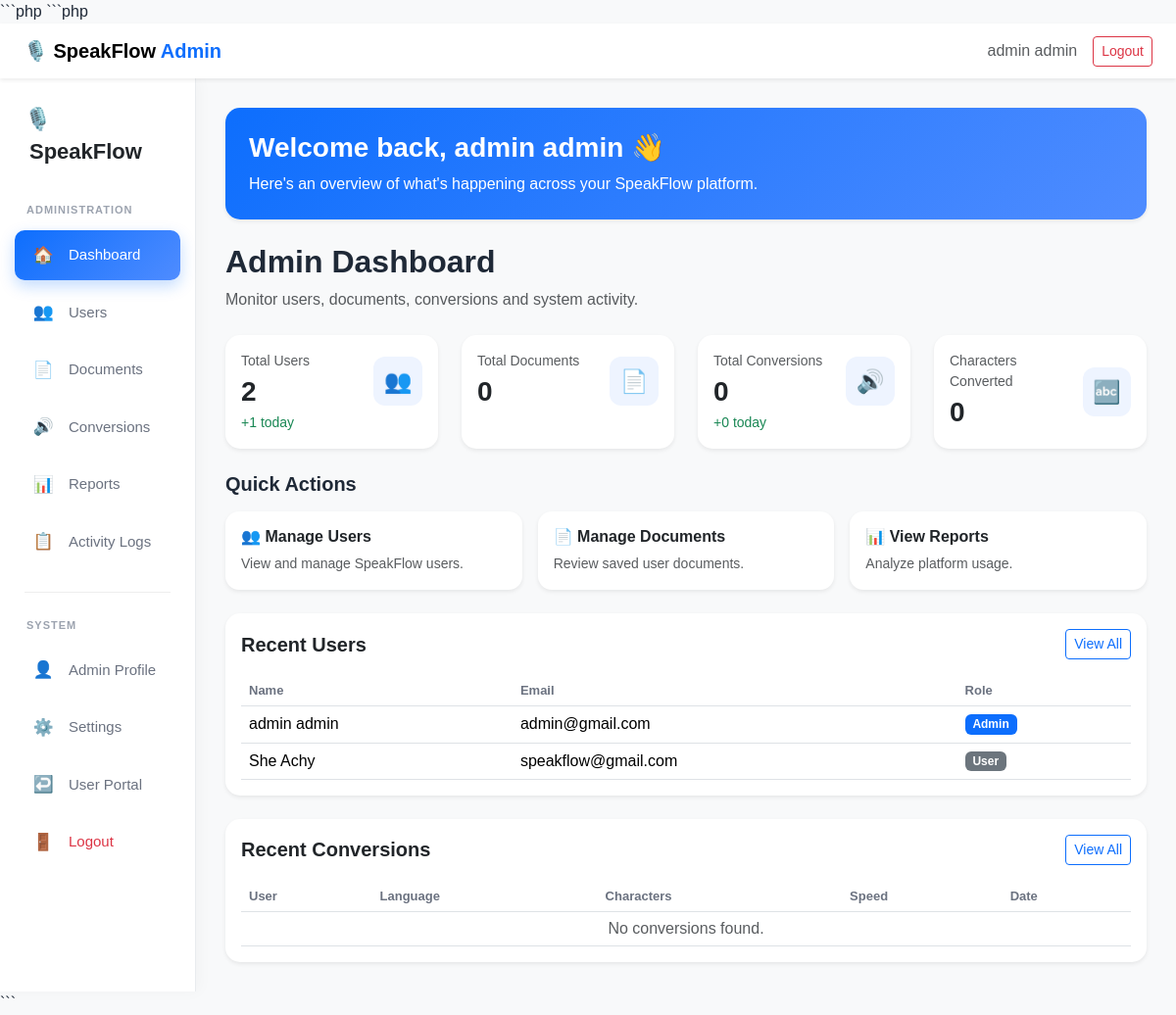
The app's page /admin/index.php (signed in) with its own data.
### tables this page shows
CREATE TABLE `users` (
  `id` int(11) NOT NULL,
  `full_name` varchar(100) NOT NULL,
  `email` varchar(150) NOT NULL,
  `password` varchar(255) NOT NULL,
  `role` enum('user','admin') DEFAULT 'user',
  `status` enum('active','suspended') DEFAULT 'active',
  `created_at` timestamp NOT NULL DEFAULT current_timestamp()
);

### admin/index.php (the view, shortened to what the rows shown need)
<?php
require_once "../config/database.php";
$stmt = $pdo->query("
    SELECT id, full_name, email, role
    FROM users
    ORDER BY id DESC
    LIMIT 5
");
$recent_users = $stmt->fetchAll();
?>
<!DOCTYPE html>
<html lang="en">
<head>
    <link
        href="https://cdn.jsdelivr.net/npm/bootstrap@5.3.3/dist/css/bootstrap.min.css"
        rel="stylesheet">
    <link
        rel="stylesheet"
        href="../assets/css/style.css">
</head>
<body class="bg-light">
<div class="container-fluid">
    <div class="row">
        <main class="col-md-9 col-lg-10 admin-content">
            <div class="mb-4">
                <h2 class="fw-bold">
                    Admin Dashboard
                </h2>
            </div>
            <div class="card admin-section-card shadow-sm mb-4">
                <div class="card-body">
                    <div class="table-responsive">
                        <table
                            class="table
                                   admin-table
                                   table-hover
                                   mb-0">
                            <thead>
                                <tr>
                                    <th>Name</th>
                                    <th>Email</th>
                                    <th>Role</th>
                                </tr>
                            </thead>
                            <tbody>
                            <?php if (
                                empty($recent_users)
                            ): ?>
                                <tr>
                                    <td
                                        colspan="3"
                                        class="text-center
                                               text-muted">
                                        No users found.
                                    </td>
                                </tr>
                            <?php else: ?>
                                <?php foreach (
                                    $recent_users
                                    as $user
                                ): ?>
                                    <tr>
                                        <td>
                                            <?= htmlspecialchars(
                                                $user["full_name"]
                                            ) ?>
                                        </td>
                                        <td>
                                            <?= htmlspecialchars(
                                                $user["email"]
                                            ) ?>
                                        </td>
                                        <td>
                                            <?php if (
                                                $user["role"]
                                                === "admin"
                                            ): ?>
                                                <span
                                                    class="badge
                                                           bg-primary">
                                                    Admin
                                                </span>
                                            <?php else: ?>
                                                <span
                                                    class="badge
                                                           bg-secondary">
                                                    User
                                                </span>
                                            <?php endif; ?>
                                        </td>
                                    </tr>
                                <?php endforeach; ?>
                            <?php endif; ?>
                            </tbody>
                        </table>
                    </div>
                </div>
            </div>
            <div class="card admin-section-card shadow-sm">
                <div class="card-body">
                    <div class="table-responsive">
                        <table
                            class="table
                                   admin-table
                                   table-hover
                                   mb-0">
                            <thead>
                                <tr>
                                    <th>User</th>
                                    <th>Language</th>
                                    <th>Characters</th>
                                    <th>Speed</th>
                                    <th>Date</th>
                                </tr>
                            </thead>
                        </table>
                    </div>
                </div>
            </div>
        </main>
    </div>
</div>
</body>
</html>

### records on screen
users: full_name "admin admin", email "admin@gmail.com", role "Admin"
users: full_name "She Achy", email "speakflow@gmail.com", role "User"

### other values on screen
$_SESSION["full_name"] "admin admin"
$total_users "2"
$today_users "1"
$total_documents "0"
$total_conversions "0"
$today_conversions "0"
$total_characters "0"
